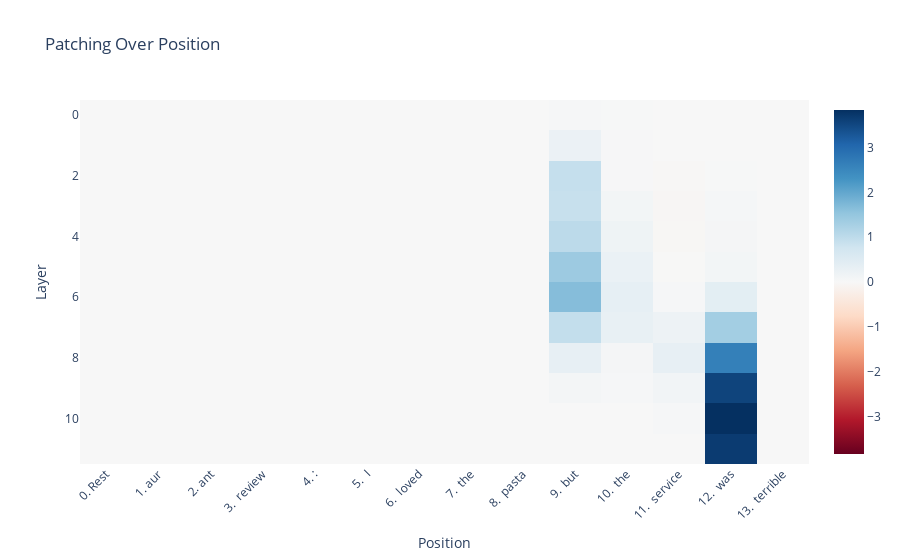

Notebook source saved alongside this figure:
### Markdown cell above
Patching over residuals by position

### Code cell
patching_results_wrong = []

for corrupted_wrong_grad, corrupted, clean in zip(
    corrupted_wrong_residual_grads, corrupted_wrong_residual_out, clean_wrong_residual_out
):

    residual_attr = einops.reduce(
        (corrupted_wrong_grad.value) * (clean.value - corrupted.value),
        "batch pos dim -> pos",
        "sum",
    )

    patching_results_wrong.append(
        residual_attr.detach().cpu().numpy()
    )
    
fig = px.imshow(
    patching_results_wrong,
    color_continuous_scale="RdBu",
    color_continuous_midpoint=0.0,
    title="Patching Over Position",
    # replace x axis with tokens at position
    x = [f"{i}. {model.tokenizer.decode(clean_correct_tokens[0][i])}" for i in range(len(clean_correct_tokens[0]))]
)


fig.update_layout(
    # rotate x axis labels
    xaxis_tickangle=-45,
    xaxis_title="Position",
    yaxis_title="Layer"
)

fig.show()

### Figure 1 — Plotly figure (JSON) as saved in the notebook; plotly's stock layout.template omitted (floating-point values rounded to 4 significant figures; data arrays with more than 128 entries replaced by an {"elided": "..."} marker saying what was removed)
{"data": [{"coloraxis": "coloraxis", "hovertemplate": "x: %{x}<br>y: %{y}<br>color: %{z}<extra></extra>", "name": "0", "type": "heatmap", "x": ["0. Rest", "1. aur", "2. ant", "3.  review", "4. :", "5.  I", "6.  loved", "7.  the", "8.  pasta", "9.  but", "10.  the", "11.  service", "12.  was", "13.  terrible"], "xaxis": "x", "yaxis": "y", "z": {"elided": "12x14 float values"}}], "layout": {"coloraxis": {"cmid": 0, "colorscale": [[0, "rgb(103,0,31)"], [0.1, "rgb(178,24,43)"], [0.2, "rgb(214,96,77)"], [0.3, "rgb(244,165,130)"], [0.4, "rgb(253,219,199)"], [0.5, "rgb(247,247,247)"], [0.6, "rgb(209,229,240)"], [0.7, "rgb(146,197,222)"], [0.8, "rgb(67,147,195)"], [0.9, "rgb(33,102,172)"], [1, "rgb(5,48,97)"]]}, "title": {"text": "Patching Over Position"}, "xaxis": {"anchor": "y", "constrain": "domain", "domain": [0, 1], "scaleanchor": "y", "tickangle": -45, "title": {"text": "Position"}}, "yaxis": {"anchor": "x", "autorange": "reversed", "constrain": "domain", "domain": [0, 1], "title": {"text": "Layer"}}}}
